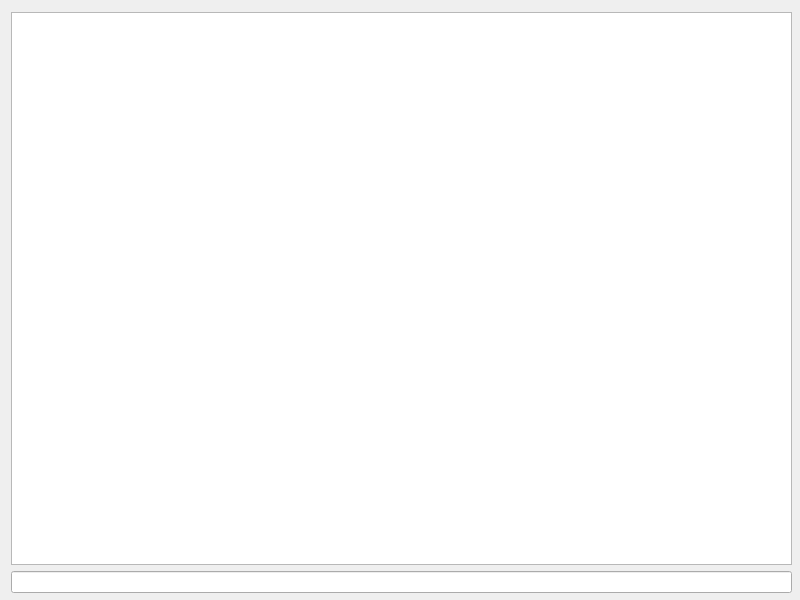
<?xml version="1.0" encoding="UTF-8"?>
<ui version="4.0">
 <class>FileTab</class>
 <widget class="QWidget" name="FileTab">
  <property name="enabled">
   <bool>true</bool>
  </property>
  <property name="geometry">
   <rect>
    <x>0</x>
    <y>0</y>
    <width>800</width>
    <height>600</height>
   </rect>
  </property>
  <property name="sizePolicy">
   <sizepolicy hsizetype="Preferred" vsizetype="Preferred">
    <horstretch>0</horstretch>
    <verstretch>0</verstretch>
   </sizepolicy>
  </property>
  <property name="minimumSize">
   <size>
    <width>800</width>
    <height>600</height>
   </size>
  </property>
  <property name="windowTitle">
   <string>Form</string>
  </property>
  <widget class="QWidget" name="layoutWidget">
   <property name="geometry">
    <rect>
     <x>11</x>
     <y>12</y>
     <width>781</width>
     <height>581</height>
    </rect>
   </property>
   <layout class="QGridLayout" name="gridLayout_2">
    <item row="0" column="0">
     <layout class="QHBoxLayout" name="horizontalLayout" stretch="1">
      <item>
       <widget class="QTreeView" name="treeView">
        <property name="sizePolicy">
         <sizepolicy hsizetype="Expanding" vsizetype="Expanding">
          <horstretch>0</horstretch>
          <verstretch>0</verstretch>
         </sizepolicy>
        </property>
       </widget>
      </item>
     </layout>
    </item>
    <item row="1" column="0">
     <widget class="QLineEdit" name="lineEdit"/>
    </item>
   </layout>
  </widget>
 </widget>
 <resources/>
 <connections/>
</ui>
